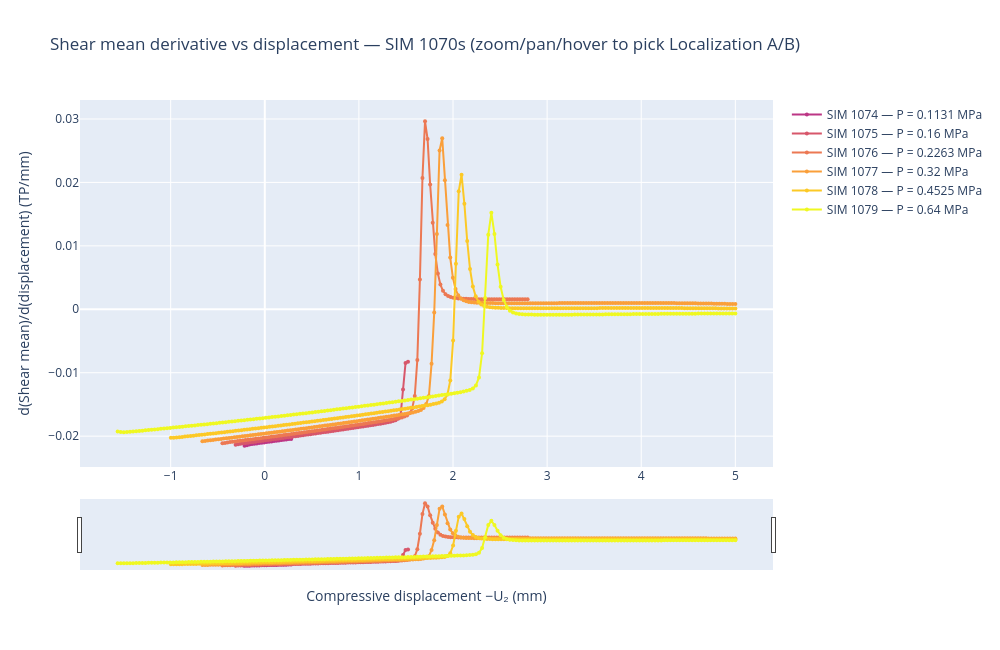

This figure's notebook cell:
### Markdown cell above
## Plot 3b — d(Shear mean)/d(displacement) vs displacement

### Code cell
import plotly.graph_objects as go

fig = go.Figure()
cmap = plt.get_cmap('plasma', len(SIMS))

for idx, sim in enumerate(SIMS):
    a2   = load_pkl(os.path.join(RESULTS_DIR, f'DATA_PICK_{sim}_A2.pkl'))
    tp2l = load_pkl(os.path.join(RESULTS_DIR, f'DATA_PICK_{sim}_TP2_L.pkl'))
    if a2 is None or tp2l is None:
        del a2, tp2l
        continue
    displ      = -np.array(a2['U2']['PERN-9999997'])
    shear_mean = np.array(tp2l['shear_mean'])
    del a2, tp2l

    dshear_dd = np.gradient(shear_mean, displ)
    r, g, b, _ = cmap(idx)
    color = f'rgb({int(r*255)},{int(g*255)},{int(b*255)})'

    fig.add_trace(go.Scatter(
        x=displ, y=dshear_dd, mode='lines+markers',
        marker=dict(size=4), line=dict(color=color),
        name=f'SIM {sim} — P = {PRESSURES[sim]:.4g} MPa',
        hovertemplate='SIM %{text}<br>displ = %{x:.4f} mm<br>d(shear)/d(displ) = %{y:.5f}<extra></extra>',
        text=[str(sim)] * len(displ),
    ))

fig.update_layout(
    title='Shear mean derivative vs displacement — SIM 1070s (zoom/pan/hover to pick Localization A/B)',
    xaxis_title='Compressive displacement −U₂ (mm)',
    yaxis_title='d(Shear mean)/d(displacement) (TP/mm)',
    width=1000, height=650,
    hovermode='closest',
)
fig.update_xaxes(rangeslider_visible=True)
fig.show()
